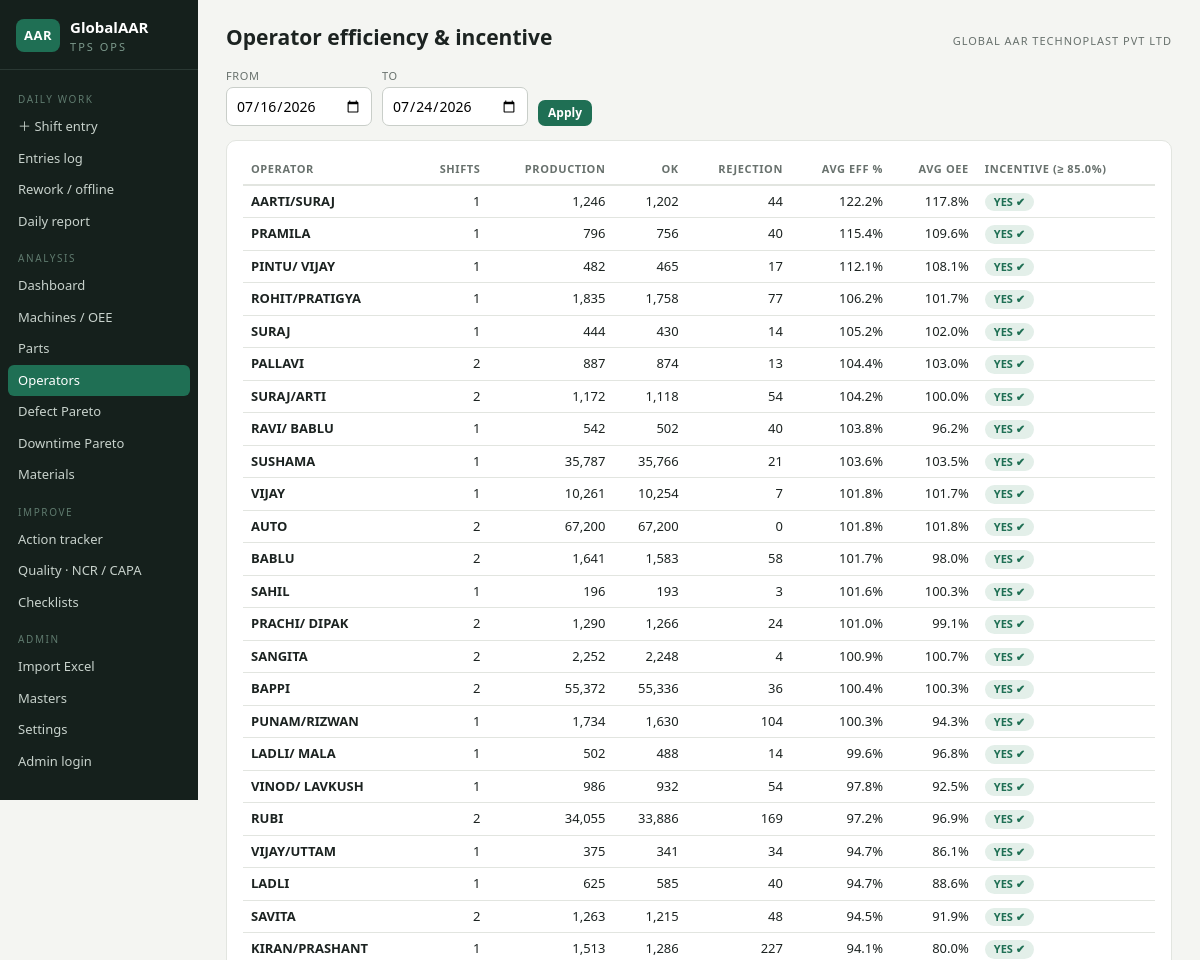
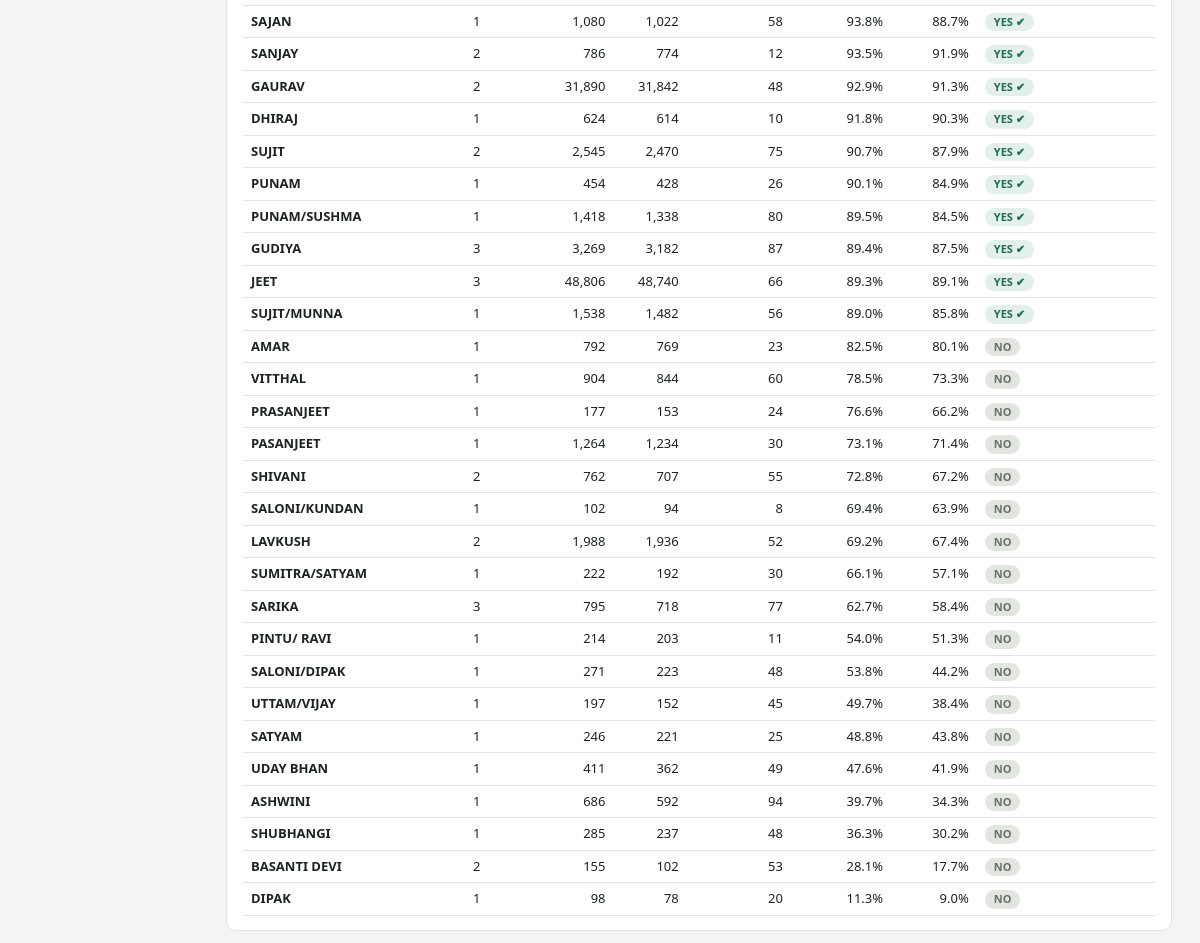
Screenshot of /operators with the database file from the repository (2 pictures, top to bottom).
### tables this page shows
CREATE TABLE settings (
    key TEXT PRIMARY KEY, value TEXT
);

CREATE TABLE shift_entries (
    id INTEGER PRIMARY KEY,
    date TEXT NOT NULL,               -- YYYY-MM-DD
    machine TEXT NOT NULL,
    shift TEXT NOT NULL,              -- A / B
    supervisor TEXT, operator TEXT,
    part TEXT NOT NULL,
    material TEXT, cycle_time_s REAL,
    planned_min REAL,                 -- NULL = settings shift_minutes
    production INTEGER,
    remarks TEXT,
    -- computed snapshot (calc.py)
    total_dt REAL, avail_time REAL, eff_time REAL,
    tgt_hr REAL, tgt_qty REAL,
    ok_qty INTEGER, rejection INTEGER,
    eff_pct REAL, rej_pct REAL,
    ok_wt_kg REAL, rej_wt_kg REAL, runner_kg REAL, total_rm_kg REAL,
    availability REAL, performance REAL, quality REAL, oee REAL
);

### app/main.py (the view)
@app.get("/operators", response_class=HTMLResponse)
def operators_page(request: Request):
    con = get_db()
    start, end = date_range(request, con)
    thr = float(get_setting(con, "incentive_threshold", "0.85"))
    rows = con.execute(
        """SELECT operator, COUNT(*) n, SUM(production) p, SUM(ok_qty) ok, SUM(rejection) rej,
                  AVG(eff_pct) eff, AVG(oee) oee
           FROM shift_entries WHERE date BETWEEN ? AND ? AND operator IS NOT NULL
           GROUP BY operator ORDER BY eff DESC""", (start, end)).fetchall()
    return render(request, "operators.html", con, rows=rows, start=start, end=end, thr=thr)

### app/templates/operators.html (shortened to what this page needs)
{% extends "base.html" %}
{% block heading %}Operator efficiency &amp; incentive{% endblock %}
{% block content %}
<form class="filter-bar" method="get">
  <div class="f"><label>From</label><input type="date" name="start" value="{{ start }}"></div>
  <div class="f"><label>To</label><input type="date" name="end" value="{{ end }}"></div>
  <button class="btn sm">Apply</button>
</form>
<div class="card">
<table>
  <tr><th>Operator</th><th class="r">Shifts</th><th class="r">Production</th><th class="r">OK</th>
      <th class="r">Rejection</th><th class="r">Avg Eff %</th><th class="r">Avg OEE</th><th>Incentive (≥ {{ thr|pct }})</th></tr>
  {% for r in rows %}
  <tr>
    <td><b>{{ r.operator }}</b></td><td class="r">{{ r.n }}</td>
    <td class="r">{{ r.p|num }}</td><td class="r">{{ r.ok|num }}</td><td class="r">{{ r.rej|num }}</td>
    <td class="r">{{ r.eff|pct }}</td><td class="r">{{ r.oee|pct }}</td>
    <td>{% if r.eff and r.eff >= thr %}<span class="pill ok">YES ✔</span>{% else %}<span class="pill mut">NO</span>{% endif %}</td>
  </tr>
  {% else %}<tr><td colspan="8" class="empty">No data.</td></tr>{% endfor %}
</table>
</div>
{% endblock %}

### app/templates/base.html (shortened to what this page needs)
<!doctype html>
<html lang="en">
<head>
<link rel="stylesheet" href="/static/style.css">
</head>
<body>
<aside class="nav no-print">
  <div class="brand">
    <div class="brand-mark">AAR</div>
    <div>
      <div class="brand-name">GlobalAAR</div>
      <div class="brand-sub">TPS Ops</div>
    </div>
  </div>
  <nav>
    <div class="nav-sec">Daily work</div>
    <a href="/entry" class="{{ 'on' if request.url.path.startswith('/entry') and not request.url.path.startswith('/entries') }}">＋ Shift entry</a>
    <a href="/entries" class="{{ 'on' if request.url.path.startswith('/entries') }}">Entries log</a>
    <a href="/rework" class="{{ 'on' if request.url.path.startswith('/rework') }}">Rework / offline</a>
    <a href="/daily" class="{{ 'on' if request.url.path.startswith('/daily') }}">Daily report</a>
    <div class="nav-sec">Analysis</div>
    <a href="/" class="{{ 'on' if request.url.path == '/' }}">Dashboard</a>
    <a href="/machines" class="{{ 'on' if request.url.path.startswith('/machines') }}">Machines / OEE</a>
    <a href="/parts-summary" class="{{ 'on' if request.url.path.startswith('/parts-summary') }}">Parts</a>
    <a href="/operators" class="{{ 'on' if request.url.path.startswith('/operators') }}">Operators</a>
    <a href="/defects" class="{{ 'on' if request.url.path.startswith('/defects') }}">Defect Pareto</a>
    <a href="/downtime" class="{{ 'on' if request.url.path.startswith('/downtime') }}">Downtime Pareto</a>
    <a href="/materials" class="{{ 'on' if request.url.path.startswith('/materials') }}">Materials</a>
    <div class="nav-sec">Improve</div>
    <a href="/actions" class="{{ 'on' if request.url.path.startswith('/actions') }}">Action tracker</a>
    <a href="/quality" class="{{ 'on' if request.url.path == '/quality' or request.url.path.startswith('/quality/capa') }}">Quality · NCR / CAPA</a>
    <a href="/quality/checklists" class="{{ 'on' if request.url.path.startswith('/quality/check') }}">Checklists</a>
    <div class="nav-sec">Admin</div>
    <a href="/import" class="{{ 'on' if request.url.path.startswith('/import') }}">Import Excel</a>
    <a href="/masters" class="{{ 'on' if request.url.path.startswith('/masters') }}">Masters</a>
    <a href="/settings" class="{{ 'on' if request.url.path.startswith('/settings') }}">Settings</a>
    {% if admin %}<a href="/logout">Log out (admin)</a>{% else %}<a href="/login">Admin login</a>{% endif %}
  </nav>
</aside>
<main>
  <header class="topbar no-print">
    <h1>{% block heading %}{% endblock %}</h1>
    <div class="co">{{ company }}</div>
  </header>
  {% block content %}{% endblock %}
</main>
</body>
</html>

### app/static/style.css (style rules this page uses)
:root { --bg:#f4f5f2; --panel:#ffffff; --ink:#1c2321; --muted:#68716d; --grid:#e2e5e0; --c1:#1f6f54; --c1-soft:#e3efe9; --c2:#c96f1e; --c2-soft:#f7ead9; --bad:#b3372f; --bad-soft:#f6e3e1; --good:#1f6f54; --warn:#a8760c; --warn-soft:#f5ecd7; --nav:#15201c; --nav-ink:#c8d2cc; }
* { box-sizing:border-box }
body { margin:0;font:14px/1.5 "Avenir Next","Segoe UI",system-ui,sans-serif;background:var(--bg);color:var(--ink);display:flex;min-height:100vh }
a { color:var(--c1) }
main { flex:1;padding:22px 28px;min-width:0;max-width:1200px }
.nav { width:198px;flex-shrink:0;background:var(--nav);color:var(--nav-ink);padding:16px 0;position:sticky;top:0;height:100vh;overflow-y:auto }
.brand { display:flex;gap:10px;align-items:center;padding:0 16px 14px;border-bottom:1px solid #2a3833 }
.brand-mark { background:var(--c1);color:#fff;font-weight:700;border-radius:8px;padding:7px 8px;font-size:13px;letter-spacing:.5px }
.brand-name { font-weight:700;color:#fff;font-size:15px }
.brand-sub { font-size:11px;letter-spacing:2px;text-transform:uppercase;color:#7d9a8d }
.nav nav { display:flex;flex-direction:column;padding:8px }
.nav-sec { font-size:10px;letter-spacing:1.6px;text-transform:uppercase;color:#5f7a6e;margin:14px 10px 4px }
.nav a { color:var(--nav-ink);text-decoration:none;padding:6px 10px;border-radius:6px;font-size:13px }
.nav a.on { background:var(--c1);color:#fff }
.topbar { display:flex;justify-content:space-between;align-items:baseline;margin-bottom:14px }
.topbar h1 { font-size:21px;margin:0 }
.co { font-size:11px;letter-spacing:1px;text-transform:uppercase;color:var(--muted) }
.card { background:var(--panel);border:1px solid var(--grid);border-radius:10px;padding:14px 16px }
table { width:100%;border-collapse:collapse;font-size:13px }
th { font-size:11px;text-transform:uppercase;letter-spacing:.6px;color:var(--muted);text-align:left;padding:6px 8px;border-bottom:2px solid var(--grid);white-space:nowrap }
td { padding:6px 8px;border-bottom:1px solid var(--grid);vertical-align:top }
td.r,th.r { text-align:right }
.pill { display:inline-block;padding:1px 9px;border-radius:99px;font-size:11px;font-weight:600 }
.pill.ok { background:var(--c1-soft);color:var(--c1) }
.pill.mut { background:var(--grid);color:var(--muted) }
label { display:block;font-size:11px;text-transform:uppercase;letter-spacing:.6px;color:var(--muted);margin:8px 0 3px }
input,select,textarea { width:100%;padding:7px 9px;border:1px solid #c9cec9;border-radius:7px;font:inherit;background:#fff }
.btn { display:inline-block;background:var(--c1);color:#fff;border:none;border-radius:7px;padding:9px 18px;font:inherit;font-weight:600;cursor:pointer;text-decoration:none }
.btn.sm { padding:4px 10px;font-size:12px }
.filter-bar { display:flex;gap:10px;align-items:end;flex-wrap:wrap;margin-bottom:14px }
.filter-bar label { margin:0 0 3px }
.filter-bar .f { width:auto }
.filter-bar input,.filter-bar select { width:auto }

### rows the page displays
settings: value "GLOBAL AAR TECHNOPLAST PVT LTD"
shift_entries: operator "AARTI/SURAJ", n "1", p|num "1,246", ok|num "1,202", rej|num "44", eff|pct "122.2%", oee|pct "117.8%", shows "YES ✔"
shift_entries: operator "PRAMILA", n "1", p|num "796", ok|num "756", rej|num "40", eff|pct "115.4%", oee|pct "109.6%", shows "YES ✔"
shift_entries: operator "PINTU/ VIJAY", n "1", p|num "482", ok|num "465", rej|num "17", eff|pct "112.1%", oee|pct "108.1%", shows "YES ✔"
shift_entries: operator "ROHIT/PRATIGYA", n "1", p|num "1,835", ok|num "1,758", rej|num "77", eff|pct "106.2%", oee|pct "101.7%", shows "YES ✔"
shift_entries: operator "SURAJ", n "1", p|num "444", ok|num "430", rej|num "14", eff|pct "105.2%", oee|pct "102.0%", shows "YES ✔"
shift_entries: operator "RAVI/ BABLU", n "1", p|num "542", ok|num "502", rej|num "40", eff|pct "103.8%", oee|pct "96.2%", shows "YES ✔"
shift_entries: operator "SUSHAMA", n "1", p|num "35,787", ok|num "35,766", rej|num "21", eff|pct "103.6%", oee|pct "103.5%", shows "YES ✔"
shift_entries: operator "VIJAY", n "1", p|num "10,261", ok|num "10,254", rej|num "7", eff|pct "101.8%", oee|pct "101.7%", shows "YES ✔"
shift_entries: operator "SAHIL", n "1", p|num "196", ok|num "193", rej|num "3", eff|pct "101.6%", oee|pct "100.3%", shows "YES ✔"
shift_entries: operator "PUNAM/RIZWAN", n "1", p|num "1,734", ok|num "1,630", rej|num "104", eff|pct "100.3%", oee|pct "94.3%", shows "YES ✔"
shift_entries: operator "LADLI/ MALA", n "1", p|num "502", ok|num "488", rej|num "14", eff|pct "99.6%", oee|pct "96.8%", shows "YES ✔"
shift_entries: operator "VINOD/ LAVKUSH", n "1", p|num "986", ok|num "932", rej|num "54", eff|pct "97.8%", oee|pct "92.5%", shows "YES ✔"
shift_entries: operator "VIJAY/UTTAM", n "1", p|num "375", ok|num "341", rej|num "34", eff|pct "94.7%", oee|pct "86.1%", shows "YES ✔"
shift_entries: operator "LADLI", n "1", p|num "625", ok|num "585", rej|num "40", eff|pct "94.7%", oee|pct "88.6%", shows "YES ✔"
shift_entries: operator "KIRAN/PRASHANT", n "1", p|num "1,513", ok|num "1,286", rej|num "227", eff|pct "94.1%", oee|pct "80.0%", shows "YES ✔"
shift_entries: operator "SAJAN", n "1", p|num "1,080", ok|num "1,022", rej|num "58", eff|pct "93.8%", oee|pct "88.7%", shows "YES ✔"
shift_entries: operator "DHIRAJ", n "1", p|num "624", ok|num "614", rej|num "10", eff|pct "91.8%", oee|pct "90.3%", shows "YES ✔"
shift_entries: operator "PUNAM", n "1", p|num "454", ok|num "428", rej|num "26", eff|pct "90.1%", oee|pct "84.9%", shows "YES ✔"
shift_entries: operator "PUNAM/SUSHMA", n "1", p|num "1,418", ok|num "1,338", rej|num "80", eff|pct "89.5%", oee|pct "84.5%", shows "YES ✔"
shift_entries: operator "SUJIT/MUNNA", n "1", p|num "1,538", ok|num "1,482", rej|num "56", eff|pct "89.0%", oee|pct "85.8%", shows "YES ✔"
shift_entries: operator "AMAR", n "1", p|num "792", ok|num "769", rej|num "23", eff|pct "82.5%", oee|pct "80.1%", shows "NO"
shift_entries: operator "VITTHAL", n "1", p|num "904", ok|num "844", rej|num "60", eff|pct "78.5%", oee|pct "73.3%", shows "NO"
shift_entries: operator "PRASANJEET", n "1", p|num "177", ok|num "153", rej|num "24", eff|pct "76.6%", oee|pct "66.2%", shows "NO"
shift_entries: operator "PASANJEET", n "1", p|num "1,264", ok|num "1,234", rej|num "30", eff|pct "73.1%", oee|pct "71.4%", shows "NO"
shift_entries: operator "SALONI/KUNDAN", n "1", p|num "102", ok|num "94", rej|num "8", eff|pct "69.4%", oee|pct "63.9%", shows "NO"
shift_entries: operator "SUMITRA/SATYAM", n "1", p|num "222", ok|num "192", rej|num "30", eff|pct "66.1%", oee|pct "57.1%", shows "NO"
shift_entries: operator "PINTU/ RAVI", n "1", p|num "214", ok|num "203", rej|num "11", eff|pct "54.0%", oee|pct "51.3%", shows "NO"
shift_entries: operator "SALONI/DIPAK", n "1", p|num "271", ok|num "223", rej|num "48", eff|pct "53.8%", oee|pct "44.2%", shows "NO"
shift_entries: operator "UTTAM/VIJAY", n "1", p|num "197", ok|num "152", rej|num "45", eff|pct "49.7%", oee|pct "38.4%", shows "NO"
shift_entries: operator "SATYAM", n "1", p|num "246", ok|num "221", rej|num "25", eff|pct "48.8%", oee|pct "43.8%", shows "NO"
shift_entries: operator "UDAY BHAN", n "1", p|num "411", ok|num "362", rej|num "49", eff|pct "47.6%", oee|pct "41.9%", shows "NO"
shift_entries: operator "ASHWINI", n "1", p|num "686", ok|num "592", rej|num "94", eff|pct "39.7%", oee|pct "34.3%", shows "NO"
shift_entries: operator "SHUBHANGI", n "1", p|num "285", ok|num "237", rej|num "48", eff|pct "36.3%", oee|pct "30.2%", shows "NO"
shift_entries: operator "DIPAK", n "1", p|num "98", ok|num "78", rej|num "20", eff|pct "11.3%", oee|pct "9.0%", shows "NO"

### other values shown
{{ thr|pct }} "85.0%"
{{ r.operator }} "PALLAVI" "SURAJ/ARTI" "AUTO" "BABLU" "PRACHI/ DIPAK" "SANGITA" "BAPPI" "RUBI" "SAVITA" "SANJAY" "GAURAV" "SUJIT" "GUDIYA" "JEET" "SHIVANI" "LAVKUSH" "SARIKA" "BASANTI DEVI"
{{ r.n }} "2" "2" "2" "2" "2" "2" "2" "2" "2" "2" "2" "2" "3" "3" "2" "2" "3" "2"
{{ r.p|num }} "887" "1,172" "67,200" "1,641" "1,290" "2,252" "55,372" "34,055" "1,263" "786" "31,890" "2,545" "3,269" "48,806" "762" "1,988" "795" "155"
{{ r.ok|num }} "874" "1,118" "67,200" "1,583" "1,266" "2,248" "55,336" "33,886" "1,215" "774" "31,842" "2,470" "3,182" "48,740" "707" "1,936" "718" "102"
{{ r.rej|num }} "13" "54" "0" "58" "24" "4" "36" "169" "48" "12" "48" "75" "87" "66" "55" "52" "77" "53"
{{ r.eff|pct }} "104.4%" "104.2%" "101.8%" "101.7%" "101.0%" "100.9%" "100.4%" "97.2%" "94.5%" "93.5%" "92.9%" "90.7%" "89.4%" "89.3%" "72.8%" "69.2%" "62.7%" "28.1%"
{{ r.oee|pct }} "103.0%" "100.0%" "101.8%" "98.0%" "99.1%" "100.7%" "100.3%" "96.9%" "91.9%" "91.9%" "91.3%" "87.9%" "87.5%" "89.1%" "67.2%" "67.4%" "58.4%" "17.7%"
